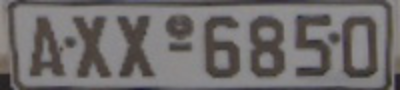
#> input picture car2.png, 400 x 90 px
$ python CCL.py -i car2.png
#> lines starting #> are read from the running program, lines starting #| are printed output that depends on the picture; after the words box and inside, x2 and y2 are one past the last pixel; in counts of white or black regions, pixels touching at a corner belong together
#課堂作業中的原檔
#python CCL.py -i car2.png
from skimage import measure
import numpy as np
import cv2
import argparse
import imutils
# load the license plate image from disk
ap = argparse.ArgumentParser()
ap.add_argument("-i", "--image", required=True, help="Path to the image")
args = vars(ap.parse_args())
# load the image and convert it to grayscale
image = cv2.imread(args["image"])
#> image is the input picture: shape (90, 400, 3); mean B, G, R 107.6, 107.8, 111.5
# extract the Value component from the HSV color space and apply adaptive thresholding
# to reveal the characters on the license plate
V = cv2.split(cv2.cvtColor(image, cv2.COLOR_BGR2HSV))[2]
thresh = cv2.adaptiveThreshold(V, 255,cv2.ADAPTIVE_THRESH_MEAN_C,cv2.THRESH_BINARY_INV, 17, 3)
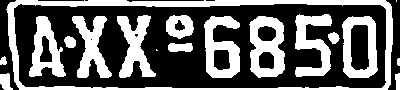
#> thresh: shape (90, 400); 38.7% white; 18 white regions (2 under 20 px), largest, box (x1, y1, x2, y2) and area: (6, 0, 393, 90) 4014, (249, 16, 285, 78) 1422, (204, 16, 240, 78) 1324
# show the images
cv2.imshow("License Plate", image)
cv2.imshow("Thresh", thresh)
# perform connected components analysis on the thresholded images and initialize the
# mask to hold only the "large" components we are interested in
labels = measure.label(thresh, connectivity=2, background=0)
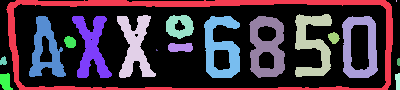
#> labels: shape (90, 400) int64; 19 distinct labels, from 0 to 18; one colour per label, 0 black
mask = np.zeros(thresh.shape, dtype="uint8")
print("[INFO] found {} blobs".format(len(np.unique(labels))))
#| [INFO] found 19 blobs

for (i, label) in enumerate(np.unique(labels)):
# if this is the background label, ignore it
    if label == 0:
        print("[INFO] label: 0 (background)")
        continue
    # otherwise, construct the label mask to display onlyconnected components for
    # the current label
    print("[INFO] label: {} (foreground)".format(i))
    labelMask = np.zeros(thresh.shape, dtype="uint8")
    labelMask[labels == label] = 255
    numPixels = cv2.countNonZero(labelMask)
    # if the number of pixels in the component issufficiently large, add it to our
    # mask of "large" blobs
    if numPixels > 500 and numPixels < 1500:
        mask = cv2.add(mask, labelMask)
#> this loop made 19 passes
#> numPixels on passes 2 to 13: 4014, 2, 1240, 1226, 464, 1120, 1206, 1324, 1422, 1226, 98, 112
#| [INFO] label: 0 (background)
#| [INFO] label: 1 (foreground)
#| [INFO] label: 2 (foreground)
#| [INFO] label: 3 (foreground)
#| [INFO] label: 4 (foreground)
#| [INFO] label: 5 (foreground)
#| [INFO] label: 6 (foreground)
#| [INFO] label: 7 (foreground)
#> (further printed lines are left out)
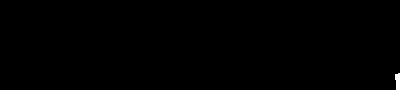
#> labelMask: shape (90, 400); 0.2% white; 1 white region, box (x1, y1, x2, y2) and area: (395, 73, 400, 90) 72
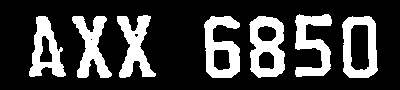
#> mask: shape (90, 400); 24.3% white; 7 white regions
    # show the label mask
    # cv2.imshow("Label", labelMask)
    # cv2.waitKey(0)
clone = image.copy()
cnts = cv2.findContours(mask,cv2.RETR_EXTERNAL, cv2.CHAIN_APPROX_SIMPLE)
#> cnts = 7 contours; box (x1, y1, x2, y2) and area: (342, 16, 378, 78) 1884, (249, 16, 285, 78) 1784, (204, 16, 240, 78) 1505, (29, 16, 66, 77) 1234, (117, 15, 156, 78) 1116, (295, 14, 332, 77) 1104, (72, 16, 112, 78) 1090
cnts = imutils.grab_contours(cnts)
# loop over the contours
for c in cnts:
# fit a bounding box to the contour
    (x, y, w, h) = cv2.boundingRect(c)
    cv2.rectangle(clone, (x, y), (x + w, y + h), (0, 255, 0), 2)
    # show the output image
    cv2.imshow("Bounding Boxes", clone)
#> this loop made 7 passes
#> (x, y, w, h) on passes 1 to 7: (342, 16, 36, 62), (249, 16, 36, 62), (204, 16, 36, 62), (72, 16, 40, 62), (29, 16, 37, 61), (117, 15, 39, 63), (295, 14, 37, 63)
#> pass 1, `cv2.imshow("Bounding Boxes", clone)`:
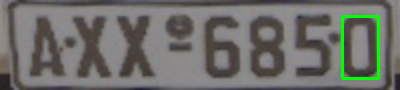
#> window 'Bounding Boxes': shape (90, 400, 3); mean B, G, R 105.7, 110.1, 109.5
#> pass 2, `cv2.imshow("Bounding Boxes", clone)`:
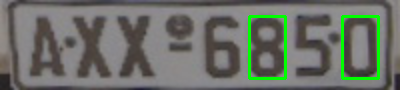
#> window 'Bounding Boxes': shape (90, 400, 3); mean B, G, R 103.6, 112.2, 107.5
#> after the loop:
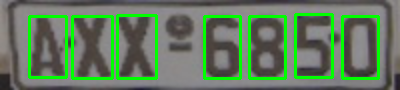
#> clone: shape (90, 400, 3); 11.52% of pixels changed, all inside (x1, y1, x2, y2) = (28, 13, 380, 80)
    # cv2.waitKey(0)
# show the large components in the image
cv2.imshow("Large Blobs", mask)
cv2.waitKey(0)
